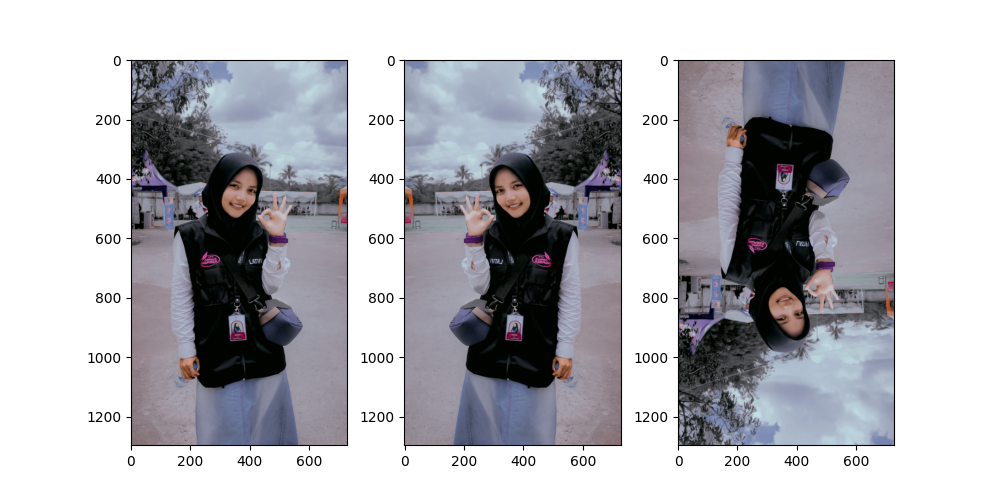

Write the Python code that produced this figure.
import numpy as np
import imageio as img
import matplotlib.pyplot as plt
path = "E:\\Nanad\\Backup Redmi\\AdobeLightroom\\1676895868825.jpg"
image = img.imread(path)
height, width = image.shape[:2]
horizontal = np.zeros_like(image)
vertical = np.zeros_like(image)
for y in range(height):
  for x in range(width):
    horizontal[y, x] = image[y, width - 1 - x]
for y in range(height):
  for x in range(width):
    vertical[y, x] = image[height - 1 - y, x]
plt.figure(figsize=(10, 5))
plt.subplot(1, 3, 1)
plt.imshow(image)
plt.subplot(1, 3, 2)
plt.imshow(horizontal)
plt.subplot(1, 3, 3)
plt.imshow(vertical)
plt.show()
